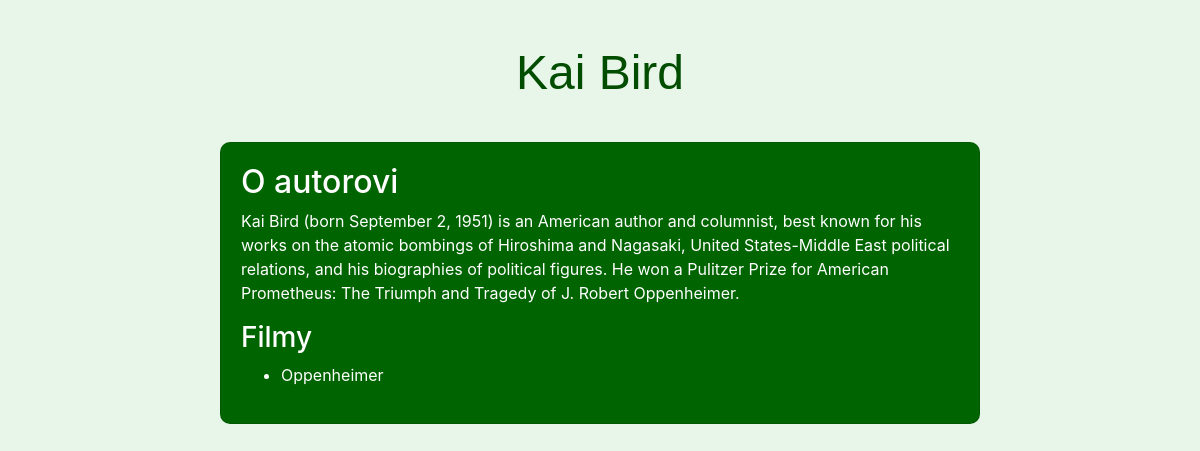
/author/2/, run on the app's committed database.
### myapp/models.py (models this page shows, shortened)
class Author(models.Model):
    name = models.CharField(max_length=100)
    bio = models.TextField()

class Film(models.Model):
    title = models.CharField(max_length=200)
    description = models.TextField()
    genre = models.CharField(max_length=100, null=True)
    release_date = models.DateField()
    rating = models.DecimalField(max_digits=3, decimal_places=1, null=True)
    earnings = models.DecimalField(max_digits=15, decimal_places=2, null=True)
    author = models.ForeignKey(Author, on_delete=models.CASCADE, null=True)

### myapp/views.py (the view)
# urls.py: path('author/<int:pk>/', views.author_detail, name='author_detail'),
def author_detail(request, pk):
    author = get_object_or_404(Author, pk=pk)
    return render(request, 'author_detail.html', {'author': author})

### myapp/templates/author_detail.html (shortened to what this page needs)
<!DOCTYPE html>
<html lang="cs">
<head>
    <link href="https://maxcdn.bootstrapcdn.com/bootstrap/4.5.2/css/bootstrap.min.css" rel="stylesheet">
</head>
<body>
    <div class="container mt-4">
        <h1>{{ author.name }}</h1>
        <div class="card mt-4">
            <h2>O autorovi</h2>
            <p>{{ author.bio }}</p>
            <h3>Filmy</h3>
            <ul>
                {% for film in author.film_set.all %}
                    <li><a href="{% url 'film_detail' film.id %}">{{ film.title }}</a></li>
                {% endfor %}
            </ul>
        </div>
    </div>
</body>
</html>

### myapp/templates/author_detail.html (style rules this page uses)
body { background: #e8f5e9 url('https://www.toptal.com/designers/subtlepatterns/patterns/memphis-mini-dark.png'); background-size: cover; }
h1 { font-family: 'Arial', sans-serif; font-size: 3rem; color: #004d00; text-align: center; margin-bottom: 40px; }
.card { background-color: #006400; color: white; padding: 20px; border-radius: 10px; }
.card a { color: #ffffff; text-decoration: none; }
.container { max-width: 800px; margin: auto; padding: 20px; }

### data on the page
Author: name "Kai Bird", bio "Kai Bird (born September 2, 1951) is an American author and columnist, best known for his works on the atomic bombings of Hiroshima and Nagasaki, United States-Middle East political relations, and his biographies of political figures. He won a Pulitzer Prize for American Prometheus: The Triumph and Tragedy of J. Robert Oppenheimer."
Film: title "Oppenheimer"
